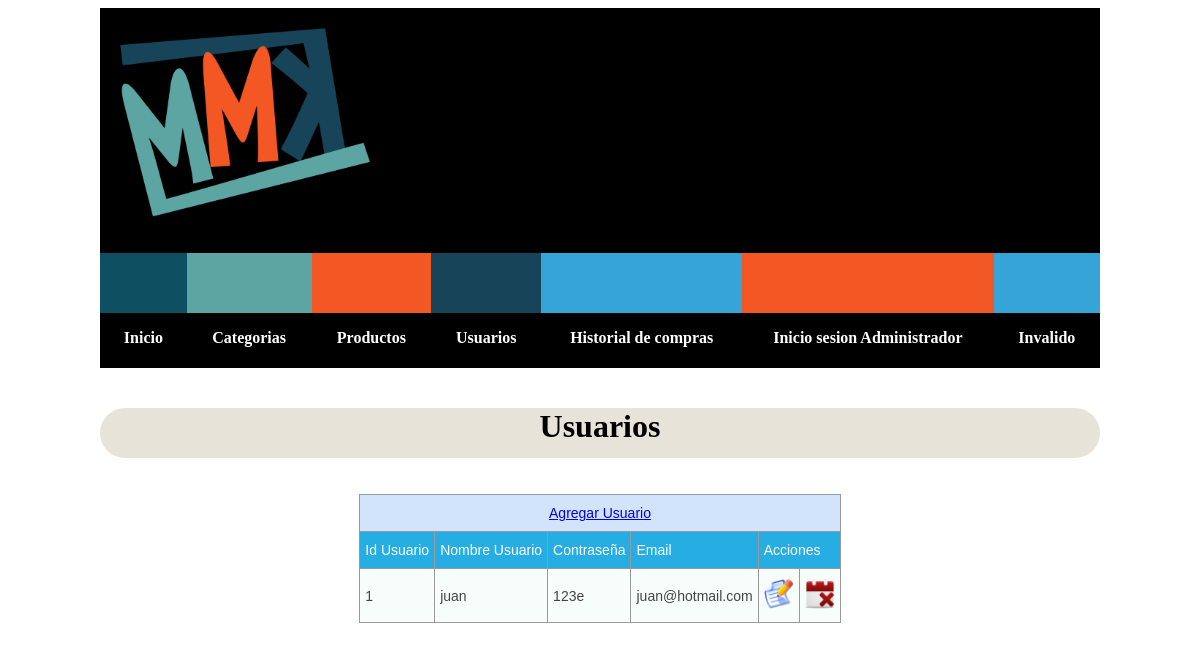
The page /Admin/usuarios.php on the database as committed earlier.
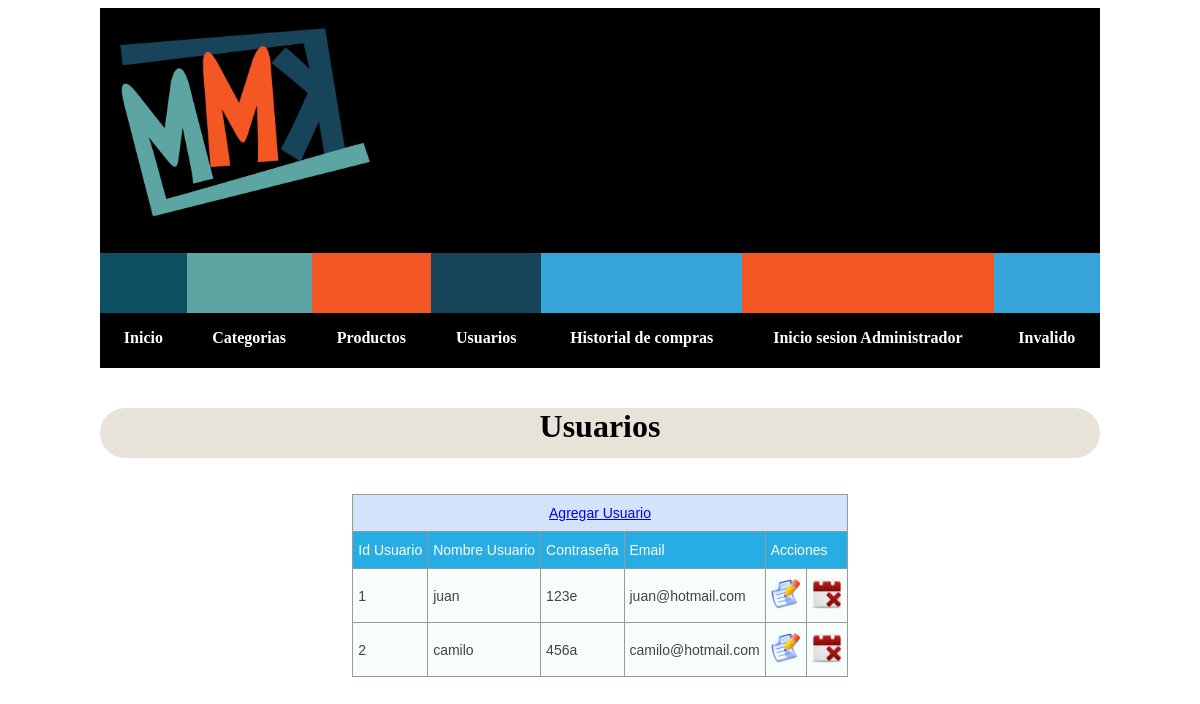
The same page on the database as committed later.
### tables this page shows
CREATE TABLE IF NOT EXISTS `usuarios` (
`idusuario` int(11) NOT NULL,
  `nombreUsu` varchar(45) NOT NULL,
  `contrasena` varchar(45) NOT NULL,
  `email` varchar(45) NOT NULL
);

### Admin/usuarios.php (the view, shortened to what this page needs)
<?php
        $mysql = new conexion();
        $mysqli=$mysql->conctar();
$sql ="SELECT * FROM usuarios";
$consulta= $mysqli->query($sql);
?>
<!DOCTYPE html>
<html>
    <head>
        <link rel="stylesheet" href="css/estiloUsuario.css" type="text/css" media="screen" />
    </head>
    <?php include 'header.php';?>
    <body>
        <h1>Usuarios</h1>
        <br>
        <br>
        <table class="tg">
  <tr>
      <th class="tg-nmn5" colspan="6"><a href="agregarUsuario.php">Agregar Usuario</a></th>
  </tr>
  <tr>
    <td class="tg-qj4c">Id Usuario</td>
    <td class="tg-qj4c">Nombre Usuario</td>
    <td class="tg-qj4c">Contraseña</td>
    <td class="tg-qj4c">Email</td>
    <td class="tg-qj4c" colspan="2">Acciones</td>
  </tr>
  <?php while($campos=mysqli_fetch_object($consulta)){?>
  <tr>
    <td class="tg-031e"><?php echo $campos->idusuario; ?></td>
    <td class="tg-031e"><?php echo $campos->nombreUsu; ?></td>
    <td class="tg-031e"><?php echo $campos->contrasena; ?></td>
    <td class="tg-031e"><?php echo $campos->email; ?></td>
    <td class="tg-031e"><a class="ac"href="#"  onclick="modificarUsuario(<?php echo $campos->idusuario; ?>)"><img src="../img/modificar.png" width="30px" height="30px"/></a></td>
    <td class="tg-031e"><a class="ac"href="#"  onclick="eliminarUsuario(<?php echo $campos->idusuario; ?>)"><img src="../img/remove_event_256.png" width="30px" height="30px"/></a></td>
  </tr>
  <?php }?>
</table
    </body>
</html>

Rows that differ between the two databases and show on the page:
added usuarios: idusuario "2", nombreUsu "camilo", contrasena "456a", email "camilo@hotmail.com"
